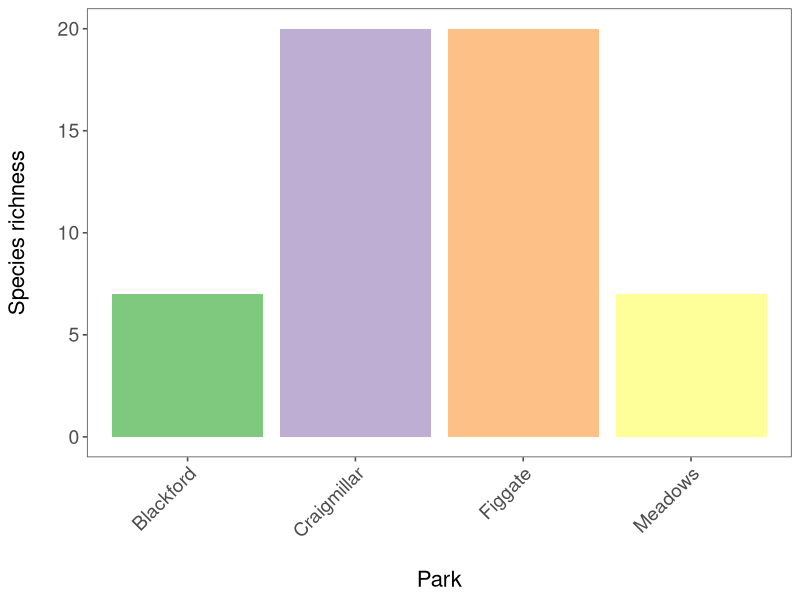
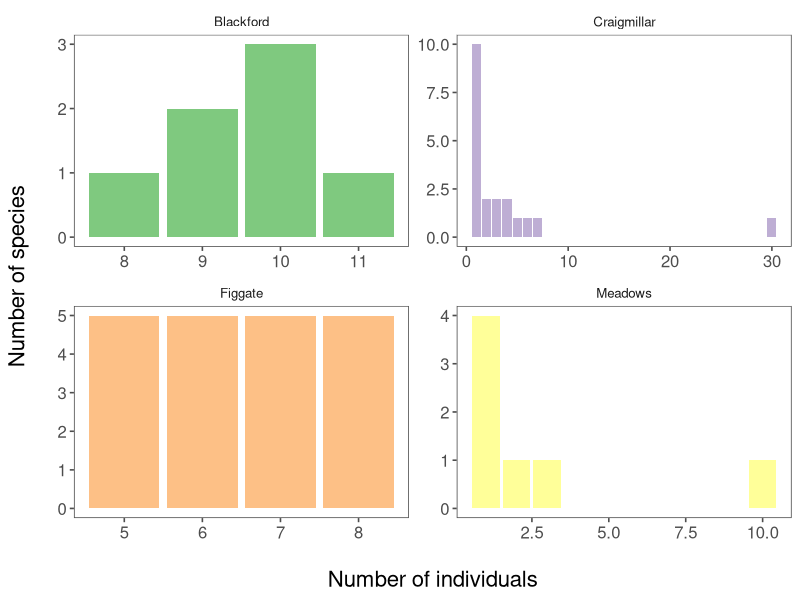
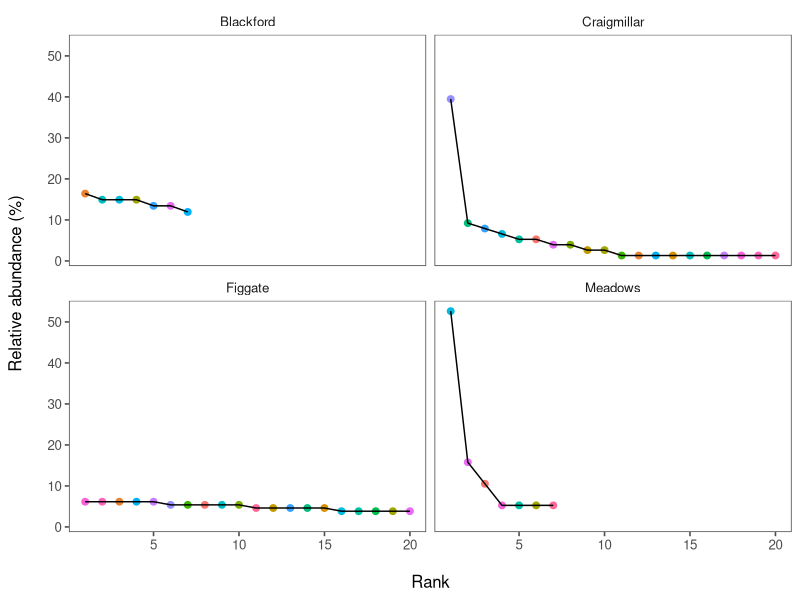
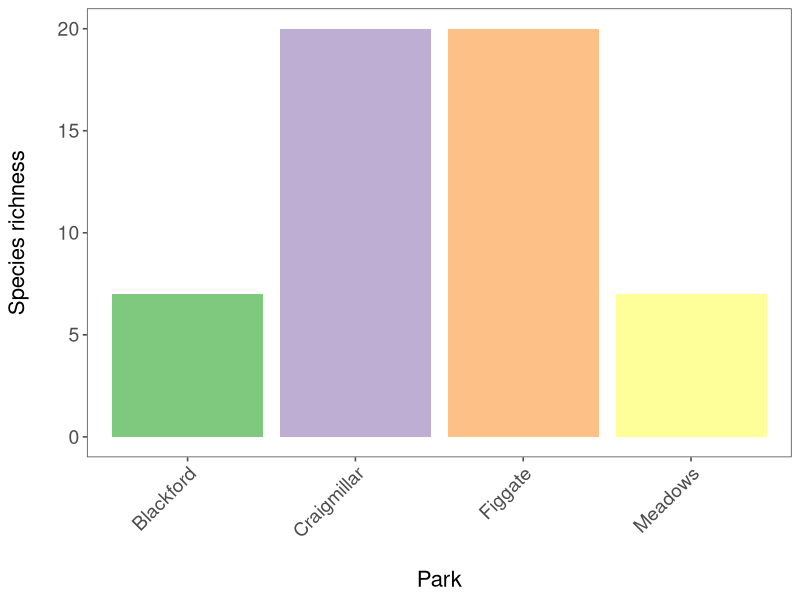
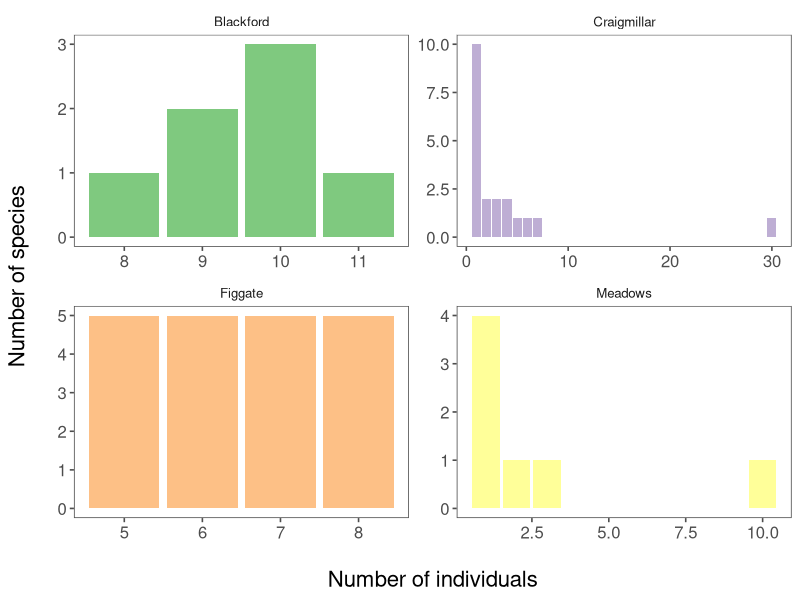
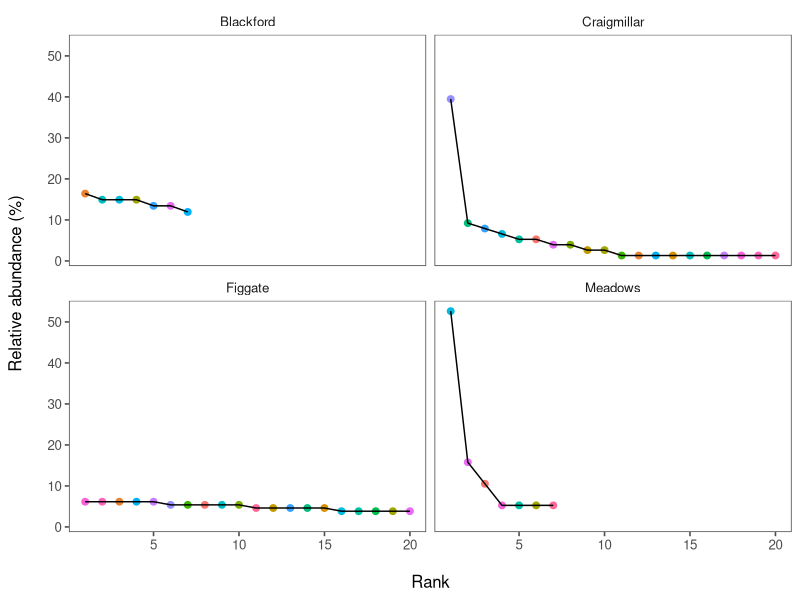

Source code (R) for these figures, in order:
# Part 1 - title & import data & libraries----

#Describing communities
#Kinga Kaszap
#23/11/2022

#Describing communities - or any other informative title
#Your Name
#Date
#Any other comments you want to add

parks<- read.csv("data/field_data.csv")
# add your own filepath

# load libraries

library(tidyverse)
library(ggthemes)

# Part 2 - data wrangling ----

glimpse(parks) #shows all the columns, and their values
head(parks) #shows the first few observations
names(parks) #shows the names of the columns

parks_tidy<- parks %>% gather(species, abundance, c(2:21)) %>% 
  #organizing into long format, where counts of individuals (value) are assigned to species (key)
  mutate(abundance = parse_number(abundance)) %>% 
  #removing non-numeric parts (notes) from values in the abundance column
  na.omit()
#removing NA-s

View (parks_tidy)

# Part 3 - species richness ----

(richness<- parks_tidy %>% 
    group_by(site) %>% 
    summarise(sp.richness = length(unique(species)))
)

#visualising
(barplot_richness <- ggplot (richness, aes(x = site, y = sp.richness, fill = site)) +
    # setting the x and y axes, and asking R to give different colors to the sites
    geom_bar(stat = "identity") +
    # specifying that we want a barplot 
    labs( x= "\nPark", y = "Species richness\n") +
    # giving informative names to the axes
    theme_few() +
    # adding a theme from ggthemes - feel free to add a different one!
    scale_fill_brewer(palette = "Accent") + 
    #adding a color palette - feel free to add a different one!
    theme(legend.position = "none",
          # removing the legend as the axes provide enough information 
          axis.text = element_text(size = 14), 
          axis.title = element_text(size = 16),
          # increasing font size
          axis.text.x = element_text(angle = 45, hjust = 1)))
# tilting the text of the x axis

ggsave (barplot_richness, file = "outputs/richnessplot.png", width = 6, height = 6)
# save our plot - don't forget to enter your own filepath!


# Part 4 - diversity ----

# accounts for variation in the number of species
# AND the way individuals within a community are distributed among species.

# These indices work with relative abundance.
# We will add a column for that:

parks_tidy <- parks_tidy %>%
  # we don't need to make a new dataframe as we are only adding a column,
  # not changing any of the existing ones.
  group_by(site) %>% 
  mutate(relative.abundance = abundance/sum(abundance)) %>% 
  # creating a new column 
  ungroup()
# removing groupings

# Simpson's dominance
parks_tidy %>% 
  group_by(site) %>% 
  summarise(simpsons.dominance = sum(relative.abundance^2)) %>% 
  ungroup()

# shannons index
parks_tidy %>% 
  group_by(site) %>% 
  summarise(shannons.diversity = -sum(relative.abundance*log(relative.abundance))) %>% 
  ungroup()

# all indices in one table

(summary<- parks_tidy %>% 
    group_by(site) %>% 
    summarise(sp.richness = length(unique(species)),
              shannons.diversity = -sum(relative.abundance*log(relative.abundance)),
              simpsons.dominance = sum(relative.abundance^2)) %>% 
    ungroup())


# Part 5 - SAD ----

# How are species distributed in terms of abundance classes?
# SAD = species-abundance distribution 

# making new dataframe

parks_frequency<- parks_tidy %>%
  group_by(site, abundance) %>% 
  summarise(frequency.of.abundance = length(species)) %>% 
  ungroup()

#Plots

(sad <- parks_frequency %>%                            
    ggplot(aes(x = abundance, y=frequency.of.abundance, fill = site)) +
    geom_bar(stat = "identity") +
    theme_tufte() +
    facet_wrap(~ site, scale = "free") +
    labs(x = "\nNumber of individuals", y = "Number of species\n")+
    # giving informative names to the axes
    theme_few() +
    # adding a theme from ggthemes - feel free to add a different one!
    scale_fill_brewer(palette = "Accent") + 
    # adding a color palette - feel free to add a different one!
    theme(legend.position = "none",
          # removing the legend as the axes provide enough information 
          axis.text = element_text(size = 12), 
          axis.title = element_text(size = 16)))
# increasing font size

ggsave(sad, file="outputs/sad.png", width= 6, height=6)



# Part 6 - Rank-Abundance diagrams ----

#We need: relative abundance (y axis) and Rank (x axis.)

#Make a new dataframe that includes those columns

parks_rankabundance <- parks_tidy %>% 
  group_by(site) %>% 
  mutate(rel.abund.percent = relative.abundance*100,
         rank = (rank(- abundance, ties.method = "random"))) %>% 
  ungroup()

View(parks_rankabundance)

(rank_abundance_plots <- parks_rankabundance %>% 
    ggplot(aes(x = rank, y = rel.abund.percent)) +
    # specifying the x and y axes
    geom_point(aes(color = species, fill = species), size = 2) +
    # increasing default point size
    geom_line(colour = "black") +
    # adding a line connecting the points
    labs(x = "\nRank", y="Relative abundance (%)\n") +
    facet_wrap(~site) +
    #making separate plots for sites
    theme_few() +
    # adding a theme from ggthemes - feel free to add a different one!
    theme(legend.position = "none"))
#removing the legend as the axes provide enough information 

ggsave(rank_abundance_plots, file = "outputs/rank_abundance.png", width = 6, height = 6)  

